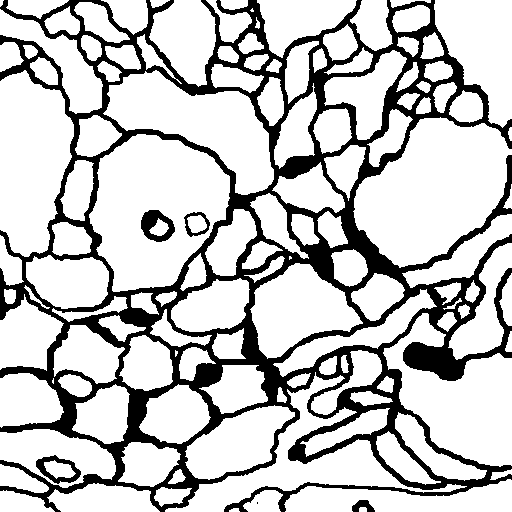
#> input picture Data/original_data/origindata/SegmentationClass/1.png, 512 x 512 px, found by its file name
$ python pngdata_crop_regulargrid.py
#> lines starting #> are read from the running program, lines starting #| are printed output that depends on the picture; after the words box and inside, x2 and y2 are one past the last pixel; in counts of white or black regions, pixels touching at a corner belong together
# name: Cao Yintao
# date: 2023/12/26 , 16:40
from PIL import Image
import os

def crop_image_to_grid(image_path, dest_folder):
    # 加载图像
    with Image.open(image_path) as img:
#> img is the input picture: PIL image 512x512 L; values 0 (black) and 1 (white), 77.3% white; 6 black regions (1 under 20 px), largest, box (x1, y1, x2, y2) and area: (0, 0, 512, 512) 58149, (141, 210, 175, 242) 606, (36, 455, 81, 484) 484, (184, 212, 210, 237) 224, (352, 500, 375, 512) 170
        img_width, img_height = img.size
#> img_width = 512; img_height = 512
        cropsize = 256
        num_rows = img_height // cropsize
#> num_rows = 2
        num_cols = img_width // cropsize
#> num_cols = 2

        # 计算每个网格的尺寸
        crop_width = cropsize
        crop_height = cropsize

        # 创建保存裁剪图片的文件夹
        if not os.path.exists(dest_folder):
            os.makedirs(dest_folder)

        # 裁剪并保存图片
        count = 1
        for i in range(num_rows):
            for j in range(num_cols):
                # 计算裁剪区域
                left = j * crop_width
                top = i * crop_height
                right = (j + 1) * crop_width
                bottom = (i + 1) * crop_height
                crop_area = (left, top, right, bottom)

                # 裁剪并保存图片
                cropped_img = img.crop(crop_area)
                cropped_img.save(os.path.join(dest_folder, f"{count}.png"))
                print(f"{count}.png, saved to {dest_folder}")
                count += 1
#> this loop made 2 passes
#> pass 1, in crop_image_to_grid, `cropped_img.save(os.path.join(dest_folder, f"{count}.png"))`:
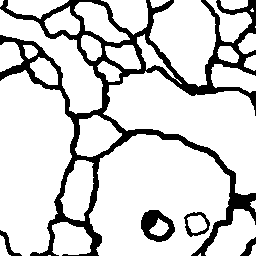
#> saved as 1.png: PIL image 256x256 L; values 0 (black) and 1 (white), 82.4% white; 5 black regions, box (x1, y1, x2, y2) and area: (0, 0, 256, 256) 10441, (141, 210, 175, 242) 606, (184, 212, 210, 237) 224, (0, 230, 22, 256) 146, (240, 237, 256, 256) 128
#> pass 1, in crop_image_to_grid, `cropped_img.save(os.path.join(dest_folder, f"{count}.png"))`:
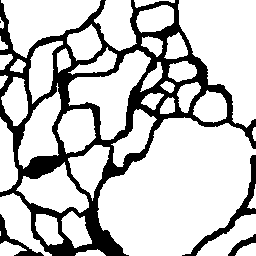
#> saved as 2.png: PIL image 256x256 L; values 0 (black) and 1 (white), 77.7% white; 5 black regions (1 under 20 px), largest, box (x1, y1, x2, y2) and area: (0, 0, 256, 256) 13183, (182, 155, 256, 256) 837, (0, 214, 44, 256) 374, (228, 234, 256, 256) 194
#> pass 2, in crop_image_to_grid, `cropped_img.save(os.path.join(dest_folder, f"{count}.png"))`:
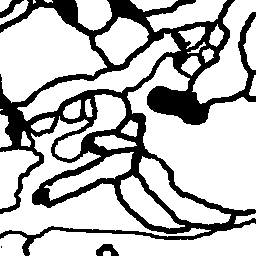
#> saved as 4.png: PIL image 256x256 L; values 0 (black) and 1 (white), 74% white; 4 black regions (1 under 20 px), largest, box (x1, y1, x2, y2) and area: (0, 0, 256, 256) 16715, (96, 244, 119, 256) 170, (0, 0, 24, 18) 152
#> after the loop, count = 5
#1.裁剪图片
# 使用示例
image_path = '/pj12/projectforwork/Process_data_bigimagecrop/Original_data_bigimage/1.png'  # 替换为您的图片路径
dest_folder = 'C:\cyt\pj1\pythonProject1\pj12\projectforwork\Process_data_bigimagecrop\Processed_data_smallimage\Image'         # 裁剪后图片保存的文件夹

crop_image_to_grid(image_path, dest_folder)

#2.裁剪Label
label_path = '/pj12/projectforwork/Process_data_bigimagecrop/Original_data_bigimage/3.png'  # 替换为您的图片路径
dest_folder_label = 'C:\cyt\pj1\pythonProject1\pj12\projectforwork\Process_data_bigimagecrop\Processed_data_smallimage\Label'         # 裁剪后图片保存的文件夹

crop_image_to_grid(label_path, dest_folder_label)
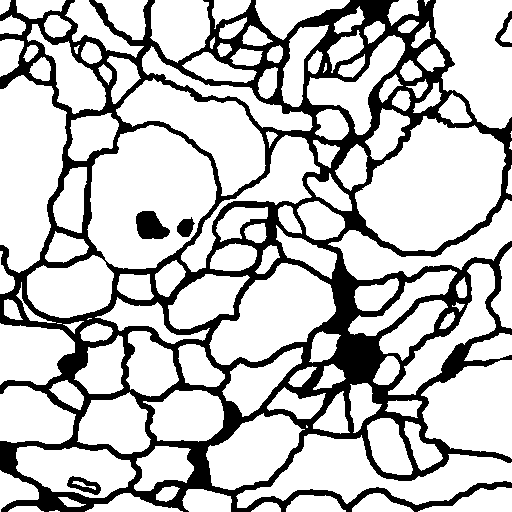
#> input picture Data/original_data/origindata/SegmentationClass/3.png, 512 x 512 px, found by its file name
#> in crop_image_to_grid, img is the input picture: PIL image 512x512 L; values 0 (black) and 1 (white), 75.5% white; 5 black regions, box (x1, y1, x2, y2) and area: (0, 0, 512, 512) 62826, (136, 211, 170, 239) 690, (67, 476, 101, 495) 312, (177, 217, 195, 237) 240, (495, 11, 512, 47) 223
#> the loop in crop_image_to_grid (call 2), `for i in range(num_rows):` made 2 passes
#> pass 1, in crop_image_to_grid (call 2), `cropped_img.save(os.path.join(dest_folder, f"{count}.png"))`:
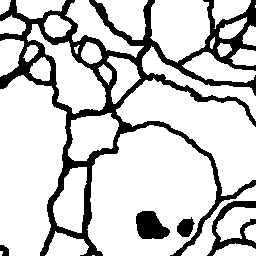
#> saved as 1.png: PIL image 256x256 L; values 0 (black) and 1 (white), 79.9% white; 5 black regions, box (x1, y1, x2, y2) and area: (0, 0, 256, 256) 11377, (207, 201, 256, 256) 820, (136, 211, 170, 239) 690, (177, 217, 195, 237) 240, (0, 245, 9, 256) 74
#> pass 1, in crop_image_to_grid (call 2), `cropped_img.save(os.path.join(dest_folder, f"{count}.png"))`:
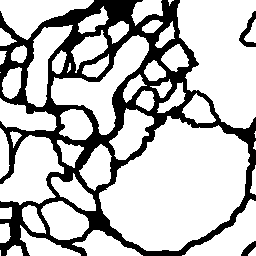
#> saved as 2.png: PIL image 256x256 L; values 0 (black) and 1 (white), 74.8% white; 3 black regions, box (x1, y1, x2, y2) and area: (0, 0, 256, 256) 16214, (239, 11, 256, 47) 223, (241, 241, 256, 256) 108
#> pass 2, in crop_image_to_grid (call 2), `cropped_img.save(os.path.join(dest_folder, f"{count}.png"))`:
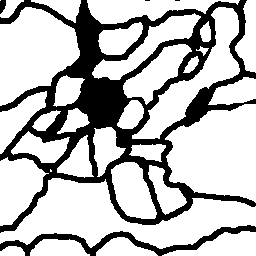
#> saved as 4.png: PIL image 256x256 L; values 0 (black) and 1 (white), 73.4% white; 5 black regions (2 under 20 px), largest, box (x1, y1, x2, y2) and area: (0, 0, 256, 233) 15654, (0, 225, 256, 256) 1680, (0, 0, 6, 14) 63
